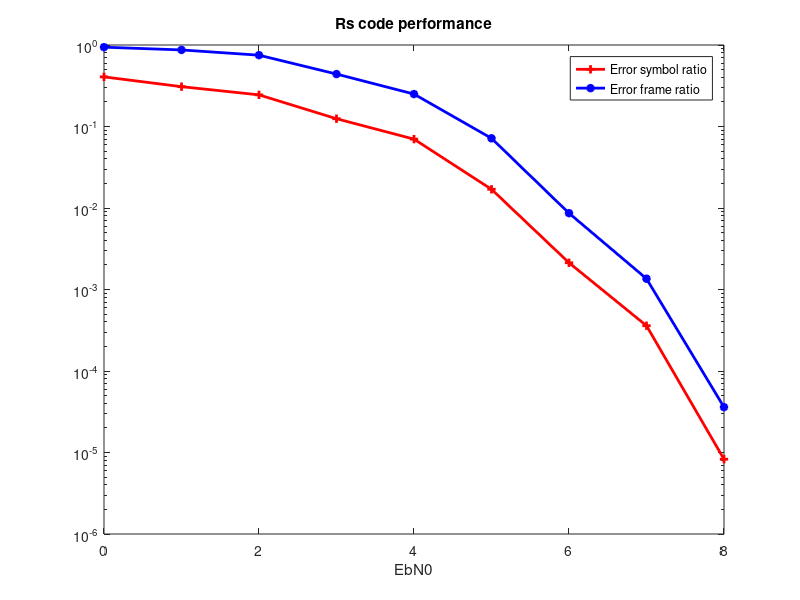

Recreate this plot in MATLAB.
function draw
load('first time.mat')
semilogy(ebn0, errorSymbolRate,'r+-','LineWidth',2);
hold on;
semilogy(ebn0, errorFrameRate,'b*-','LineWidth',2);
legend('Error symbol ratio','Error frame ratio')
xlabel('EbN0');
title('Rs code performance');
end